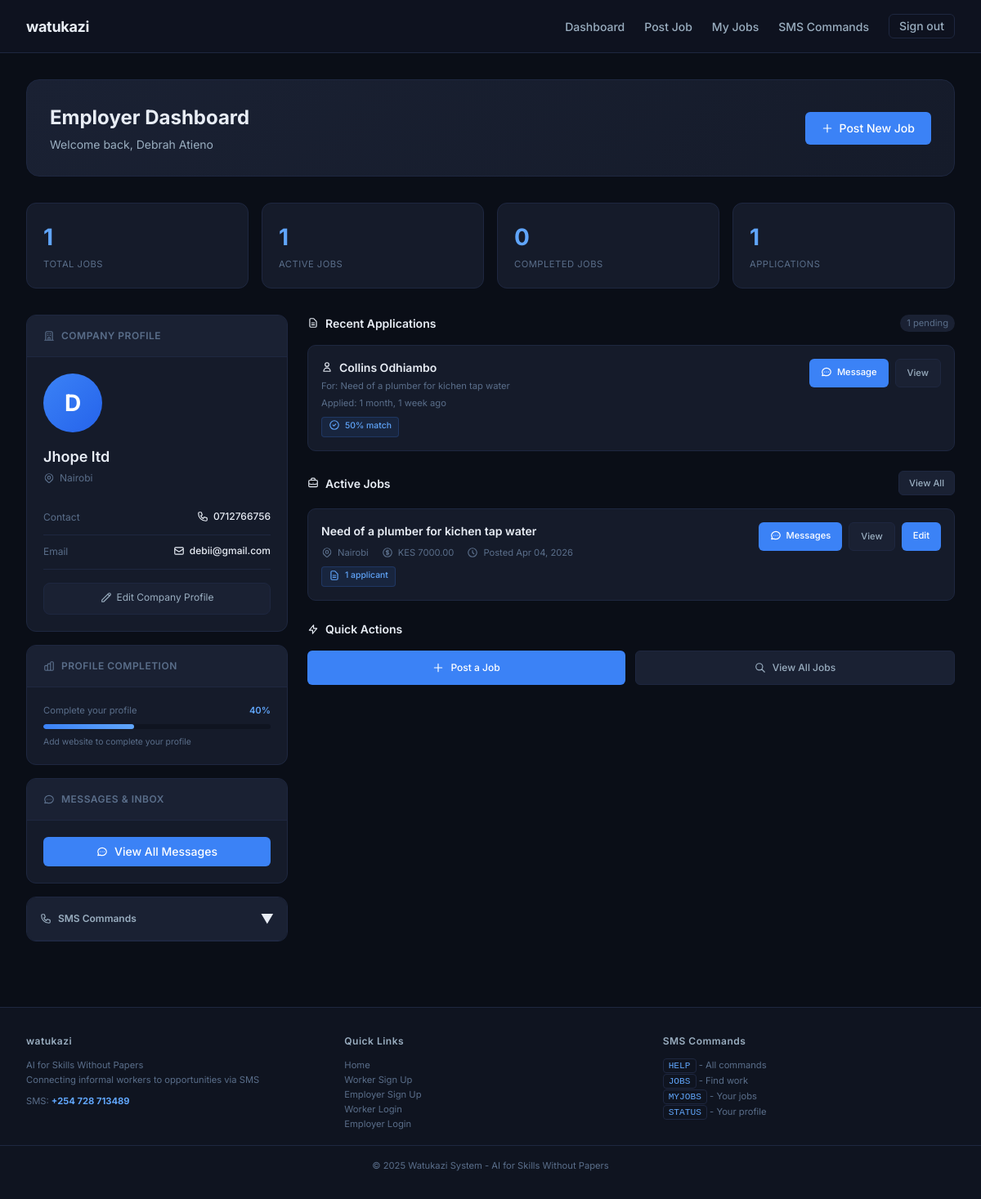
/employers/dashboard/ (signed in), run on an earlier commit of the app's database.
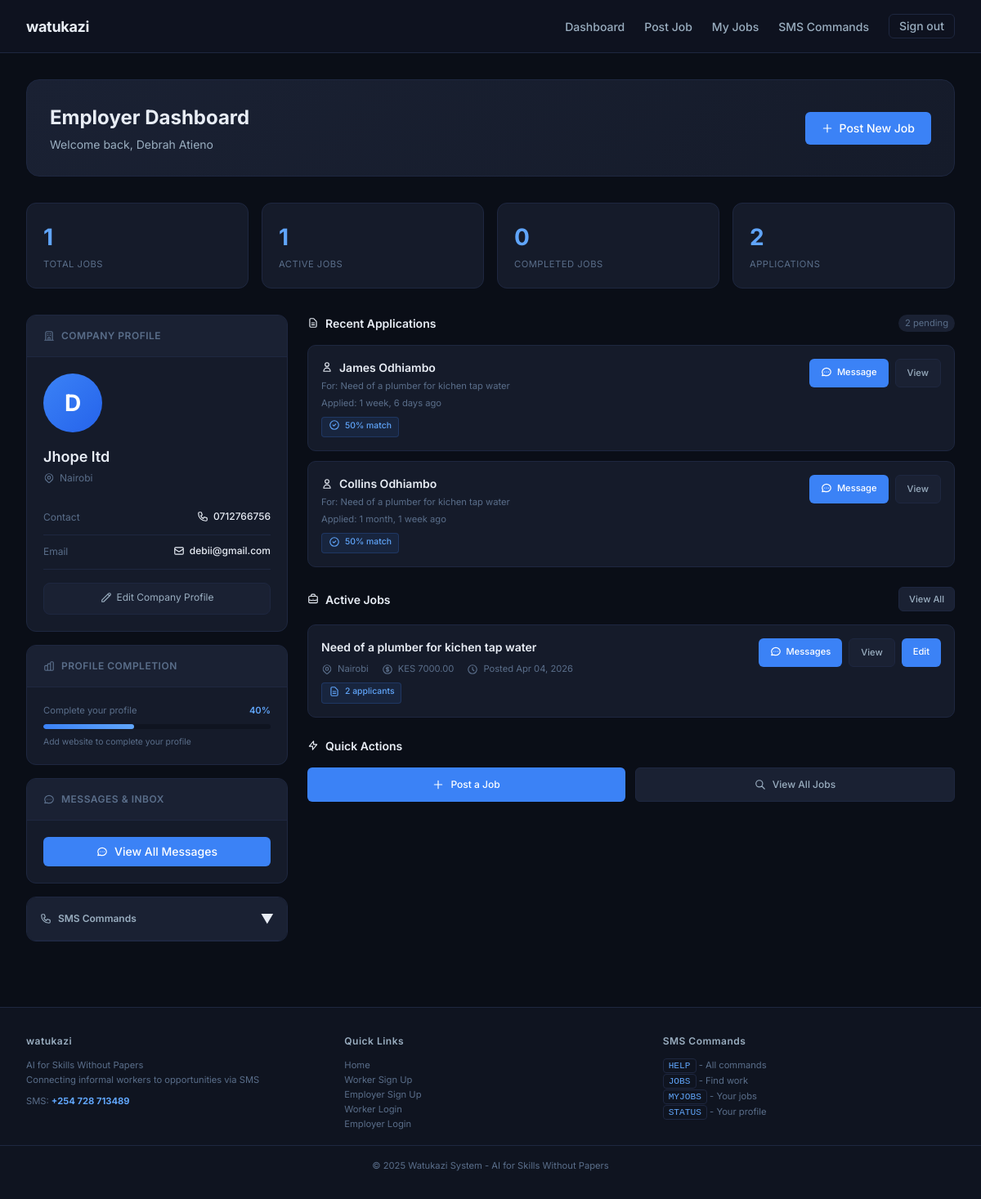
And on a later commit of the database.
### jobs/models.py (models this page shows, shortened)
class JobMatch(models.Model):
    STATUS_CHOICES = (
        ('pending', 'Pending Worker Response'),
        ('accepted', 'Accepted by Worker'),
        ('rejected', 'Rejected by Worker'),
        ('confirmed', 'Confirmed by Employer'),
        ('started', 'Work Started'),
        ('completed', 'Work Completed'),
        ('cancelled', 'Cancelled'),
    )
    job_request = models.ForeignKey(JobRequest, on_delete=models.CASCADE, related_name='matches')
    worker = models.ForeignKey(User, on_delete=models.CASCADE, related_name='job_matches')
    status = models.CharField(max_length=10, choices=STATUS_CHOICES, default='pending')
    match_score = models.IntegerField(default=0)
    created_at = models.DateTimeField(auto_now_add=True)
    updated_at = models.DateTimeField(auto_now=True)
    worker_rating = models.IntegerField(null=True, blank=True, choices=[(i, i) for i in range(1, 6)])
    employer_rating = models.IntegerField(null=True, blank=True, choices=[(i, i) for i in range(1, 6)])
    worker_feedback = models.TextField(blank=True)
    employer_feedback = models.TextField(blank=True)
    directions = models.TextField(blank=True, null=True, help_text="Directions for the worker to reach the job site")
    procedures = models.TextField(blank=True, null=True, help_text="Procedures or instructions for the worker")
    access_code = models.CharField(max_length=50, blank=True, null=True, help_text="Access code or password if needed")
    contact_person = models.CharField(max_length=200, blank=True, null=True, help_text="Contact person name")
    contact_phone = models.CharField(max_length=20, blank=True, null=True, help_text="Contact phone number")
    response_deadline = models.DateTimeField(null=True, blank=True, help_text="Deadline for worker to confirm/respond")
    report_time = models.DateTimeField(null=True, blank=True, help_text="When worker should report to site")

class JobRequest(models.Model):
    STATUS_CHOICES = (
        ('open', 'Open for Applications'),
        ('matching', 'Matching in Progress'),
        ('matched', 'Workers Matched'),
        ('in_progress', 'Work in Progress'),
        ('completed', 'Completed'),
        ('cancelled', 'Cancelled'),
        ('expired', 'Expired'),
    )
    employer = models.ForeignKey(User, on_delete=models.CASCADE, related_name='job_requests')
    title = models.CharField(max_length=100)
    description = models.TextField()
    required_skills = models.ManyToManyField(Skill, related_name='job_requests')
    location = models.CharField(max_length=100)
    budget = models.DecimalField(max_digits=10, decimal_places=2, null=True, blank=True)
    status = models.CharField(max_length=12, choices=STATUS_CHOICES, default='open')
    created_at = models.DateTimeField(auto_now_add=True)
    deadline = models.DateTimeField(null=True, blank=True)
    start_date = models.DateTimeField(null=True, blank=True)
    duration_days = models.IntegerField(default=1, help_text="Estimated duration in days")

### employers/views.py (the view)
# urls.py: path('dashboard/', views.dashboard, name='dashboard'),
@login_required
def dashboard(request):
    print(f"Dashboard accessed by: {request.user.username}")
    print(f"Has profile: {hasattr(request.user, 'profile')}")
    if not hasattr(request.user, 'profile'):
        messages.error(request, "Profile not found. Please contact support.")
        return redirect('accounts:home')
    print(f"User type from profile: {request.user.profile.user_type}")
    if EmployerProfile.objects.filter(user=request.user).exists():
        if request.user.profile.user_type != 'employer':
            request.user.profile.user_type = 'employer'
            request.user.profile.save()
            print(f"Fixed user type to employer for {request.user.username}")
    if request.user.profile.user_type != 'employer':
        messages.error(request, "Access denied. This page is for employers only.")
        return redirect('accounts:home')
    employer_profile, created = EmployerProfile.objects.get_or_create(user=request.user)
    if created:
        messages.info(request, "Welcome! Please complete your company profile.")
    my_jobs = JobRequest.objects.filter(employer=request.user).order_by('-created_at')
    total_jobs = my_jobs.count()
    active_jobs = my_jobs.filter(status='open').count()
    completed_jobs = my_jobs.filter(status='completed').count()
    total_matches = JobMatch.objects.filter(job_request__employer=request.user).count()
    recent_matches = JobMatch.objects.filter(
        job_request__employer=request.user
    ).order_by('-created_at')[:10]
    completed_matches = JobMatch.objects.filter(
        job_request__employer=request.user,
        status='completed'
    ).order_by('-updated_at')[:5]
    context = {
        'profile': employer_profile,
        'my_jobs': my_jobs,
        'total_jobs': total_jobs,
        'active_jobs': active_jobs,
        'completed_jobs': completed_jobs,
        'total_matches': total_matches,
        'recent_matches': recent_matches,
        'completed_matches': completed_matches,
    }
    return render(request, 'employers/dashboard.html', context)

### accounts/context_processors.py (called while the page is built)
def sms_settings(request):
    try:
        sms = SMSSettings.objects.first()
        sms_number = sms.phone_number if sms else '0700000000'
    except:
        sms_number = '0700000000'
    return {
        'sms_number': sms_number,
    }

### notifications/context_processors.py (called while the page is built)
def notifications_context(request):
    if request.user.is_authenticated:
        unread_count = Notification.objects.filter(
            recipient=request.user,
            is_read=False
        ).count()
        recent_notifications = Notification.objects.filter(
            recipient=request.user
        )[:5]
        return {
            'unread_notifications_count': unread_count,
            'recent_notifications': recent_notifications,
        }
    return {
        'unread_notifications_count': 0,
        'recent_notifications': [],
    }

### templates/employers/dashboard.html (shortened to what the changed rows need)
{% extends "base.html" %}
{% block content %}
<div class="container">
    <div class="welcome-section">
        <div style="display: flex; justify-content: space-between; align-items: center; flex-wrap: wrap; gap: 1rem;">
            <div>
                <h1 style="font-size: 1.5rem; font-weight: 700; margin-bottom: 0.25rem;">Employer Dashboard</h1>
            </div>
        </div>
    </div>
    <div class="stats-grid">
        <div class="stat-card">
            <div class="stat-value">{{ total_matches|default:"0" }}</div>
            <div class="stat-label">Applications</div>
        </div>
    </div>
    <div class="dashboard-grid">
        <div>
            <div class="section-header">
                <h3>
                    <svg class="icon" xmlns="http://www.w3.org/2000/svg" fill="none" viewBox="0 0 24 24" stroke="currentColor">
                        <path stroke-linecap="round" stroke-linejoin="round" stroke-width="2" d="M9 12h6m-6 4h6m2 5H7a2 2 0 01-2-2V5a2 2 0 012-2h5.586a1 1 0 01.707.293l5.414 5.414a1 1 0 01.293.707V19a2 2 0 01-2 2z" />
                    </svg>
                    Recent Applications
                </h3>
                <span class="section-count">{{ recent_matches|length }} pending</span>
            </div>
            {% if recent_matches %}
                {% for match in recent_matches|slice:":5" %}
                    <div class="applicant-card">
                        <div style="display: flex; justify-content: space-between; align-items: flex-start; flex-wrap: wrap; gap: 1rem;">
                            <div style="flex: 1;">
                                <div class="applicant-name">
                                    <svg class="icon" xmlns="http://www.w3.org/2000/svg" fill="none" viewBox="0 0 24 24" stroke="currentColor">
                                        <path stroke-linecap="round" stroke-linejoin="round" stroke-width="2" d="M16 7a4 4 0 11-8 0 4 4 0 018 0zM12 14a7 7 0 00-7 7h14a7 7 0 00-7-7z" />
                                    </svg>
                                    {{ match.worker.get_full_name|default:match.worker.username }}
                                </div>
                                <div class="applicant-detail">For: {{ match.job_request.title }}</div>
                                <div class="applicant-detail">Applied: {{ match.created_at|timesince }} ago</div>
                                <div style="margin-top: 0.5rem;">
                                    <span class="match-badge">
                                        <span class="flex-icon">
                                            <svg class="icon" xmlns="http://www.w3.org/2000/svg" fill="none" viewBox="0 0 24 24" stroke="currentColor">
                                                <path stroke-linecap="round" stroke-linejoin="round" stroke-width="2" d="M9 12l2 2 4-4m6 2a9 9 0 11-18 0 9 9 0 0118 0z" />
                                            </svg>
                                            {{ match.match_score }}% match
                                        </span>
                                    </span>
                                </div>
                            </div>
                            <div style="display: flex; gap: 0.5rem;">
                                <a href="{% url 'chat:start_conversation_with_worker' match.job_request.id match.worker.id %}" class="btn btn-primary" style="padding: 0.375rem 0.875rem; font-size: 0.7rem;">
                                    <span class="flex-icon">
                                        Message
                                    </span>
                                </a>
                                <a href="{% url 'jobs:job_detail' match.job_request.id %}" class="btn btn-secondary" style="padding: 0.375rem 0.875rem; font-size: 0.7rem;">View</a>
                            </div>
                        </div>
                    </div>
                {% endfor %}
            {% endif %}
            {% if my_jobs %}
                {% for job in my_jobs|slice:":5" %}
                    <div class="job-card">
                        <div style="display: flex; justify-content: space-between; align-items: flex-start; flex-wrap: wrap; gap: 1rem;">
                            <div style="flex: 1;">
                                <div class="job-title">{{ job.title }}</div>
                                <div class="job-meta">
                                    <span class="flex-icon">
                                        {{ job.location }}
                                    </span>
                                    <span class="flex-icon">
                                        KES {{ job.budget|default:"Negotiable" }}
                                    </span>
                                    <span class="flex-icon">
                                        <svg class="icon" xmlns="http://www.w3.org/2000/svg" fill="none" viewBox="0 0 24 24" stroke="currentColor">
                                            <path stroke-linecap="round" stroke-linejoin="round" stroke-width="2" d="M12 8v4l3 3m6-3a9 9 0 11-18 0 9 9 0 0118 0z" />
                                        </svg>
                                        Posted {{ job.created_at|date:"M d, Y" }}
                                    </span>
                                </div>
                                <div style="margin-top: 0.5rem;">
                                    <span class="match-badge">
                                        <span class="flex-icon">
                                            <svg class="icon" xmlns="http://www.w3.org/2000/svg" fill="none" viewBox="0 0 24 24" stroke="currentColor">
                                                <path stroke-linecap="round" stroke-linejoin="round" stroke-width="2" d="M9 12h6m-6 4h6m2 5H7a2 2 0 01-2-2V5a2 2 0 012-2h5.586a1 1 0 01.707.293l5.414 5.414a1 1 0 01.293.707V19a2 2 0 01-2 2z" />
                                            </svg>
                                            {{ job.matches.count }} applicant{% if job.matches.count != 1 %}s{% endif %}
                                        </span>
                                    </span>
                                </div>
                            </div>
                            <div style="display: flex; gap: 0.5rem;">
                                <a href="{% url 'chat:start_conversation' job.id %}" class="btn btn-primary" style="padding: 0.375rem 0.875rem; font-size: 0.7rem;">
                                    <span class="flex-icon">
                                        Messages
                                    </span>
                                </a>
                                <a href="{% url 'jobs:job_detail' job.id %}" class="btn btn-secondary" style="padding: 0.375rem 0.875rem; font-size: 0.7rem;">View</a>
                                <a href="{% url 'jobs:edit_job' job.id %}" class="btn btn-primary" style="padding: 0.375rem 0.875rem; font-size: 0.7rem;">Edit</a>
                            </div>
                        </div>
                    </div>
                {% endfor %}
            {% endif %}
        </div>
    </div>
</div>
{% endblock %}

What changed in the data, as far as the page shows it:
added JobMatch: worker.get_full_name "James Odhiambo", job_request "Need of a plumber for kichen tap water", created_at "1 week, 6 days", match_score "50"
shown differently, row unchanged: JobRequest "Need of a plumber for kichen tap water": matches.count "1" → "2"; now shows "s"
Also different on the page:
{{ total_matches|default:"0" }}: "1" → "2"
{{ recent_matches|length }}: "1" → "2"
